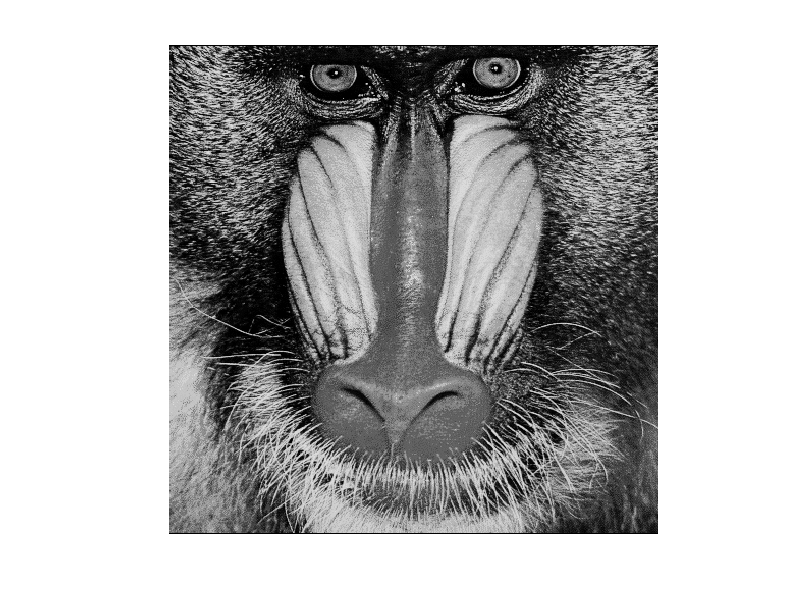
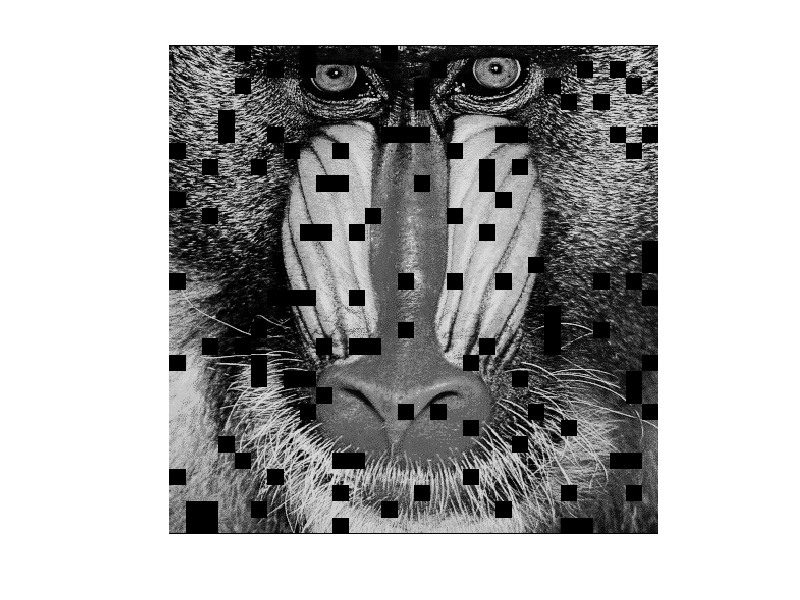

MATLAB code to generate these figures, in order:
% Convert a grayscale image into 8x8 macroblocks and process them to model
% packet loss impact.

mbsize = 16;         % size of macroblock (MB)

load('mandrills');  % load mandrill image (480x480 uint8 matrix)
figure(1);          % show original image
imshow(mandrill);

[imgx, imgy] = size(mandrill);  % image dimensions
mbx = imgx / mbsize;            % number of MBs in X
mby = imgy / mbsize;            % number of MBs in Y

mbs = cell(mbx, mby);           % cell array storing MBs
for i=1:mbx
    for j=1:mby
        mbs{i,j} = mandrill(mbsize*(i-1)+1:mbsize*i, mbsize*(j-1)+1:mbsize*j);
    end
end

% random discard of MBs to model packet loss impact
nd = 128;    % number of MBs to discard
xs=unidrnd(mbx, 1, nd);	% X index of MBs to discard
ys=unidrnd(mby, 1, nd);	% Y index of MBs to discard
damaged_mbs = mbs;
for i=1:nd
    damaged_mbs{xs(i),ys(i)}=zeros(mbsize,mbsize);    % set values of discarded MBs to 0
end

% convert damaged MBs back to an image
Y = zeros(imgx, imgy);
for i=1:mbx
    for j=1:mby
        Y(mbsize*(i-1)+1:mbsize*i,mbsize*(j-1)+1:mbsize*j)=damaged_mbs{i,j};
    end
end

mandrill_damaged = uint8(Y);    % convert to uint8 as a grayscale image
figure(2);                      % show damaged image
imshow(mandrill_damaged);

fprintf('\nPSNR = %0.4f\n', psnr(mandrill_damaged, mandrill));   % PSNR of damaged image
